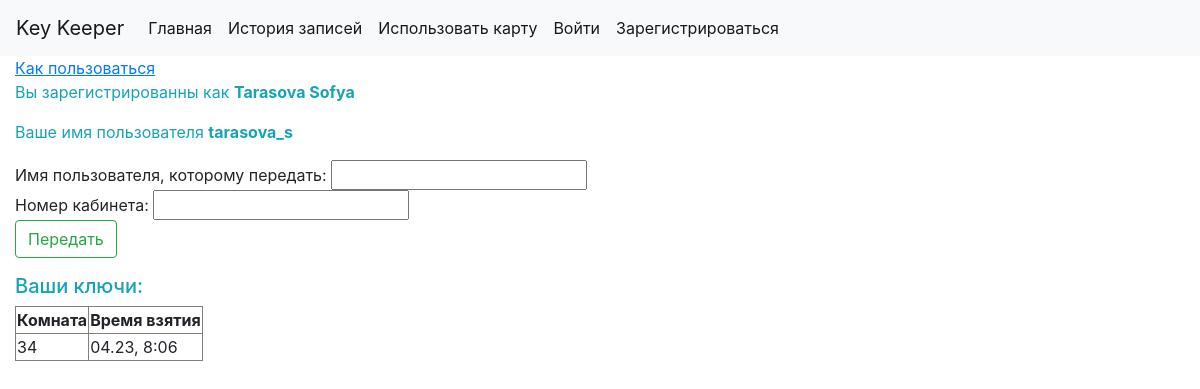
Page / (signed in) on the committed database.
### keeper/models.py (models this page shows, shortened)
class CustomUser(AbstractUser):
    card_id = models.IntegerField(default=8000000000)
    key_tran_last = models.IntegerField(default=-1)
    user_tran_last = models.CharField(max_length=255, default='никто')

class History(models.Model):
    key = models.IntegerField()
    time_cr = models.DateTimeField(default=datetime.datetime.now)
    user_id = models.ForeignKey(CustomUser, on_delete=models.CASCADE)
    active = models.CharField(max_length=100, default='Не сдан')
    time_back = models.DateTimeField(default=datetime.datetime.min)
    def month_cr(self):
        return self.time_cr.strftime('%m')
    def date_cr(self):
        return self.time_cr.strftime('%d')
    def hour_cr(self):
        return str((int(self.time_cr.strftime('%H')) + 3) % 24)  # it is a bug here (some keys may date for yesterday)
    def minute_cr(self):
        return self.time_cr.strftime('%M')

### keeper/views.py (the view)
# urls.py: path('', views.index, name='index'),
@login_required
def index(request):
    context = {}
    if request.method == 'POST':
        f = TransferForm(request.POST)
        if 'transfer_req' in request.POST:
            if f.is_valid():
                try:
                    tran_user = CustomUser.objects.filter(username=f.data['username']).get()
                    if tran_user != request.user:
                        try:
                            if tran_user.key_tran_last != -1:
                                tran_user_last = CustomUser.objects.filter(username=tran_user.user_tran_last).get()
                                hist = History.objects.filter(key=tran_user.key_tran_last, user_id=tran_user_last,
                                                              active='Ожидает передачи').get()
                                hist.active = 'Не сдан'
                                hist.save()
                                tran_user.key_tran_last = -1
                                tran_user.user_tran_last = 'никто'
                                tran_user.save()
                            hist = History.objects.filter(key=f.data['key_num'], user_id=request.user,
                                                          active='Не сдан').get()
                            hist.active = 'Ожидает передачи'
                            hist.save()
                            tran_user.user_tran_last = str(request.user.username)
                            tran_user.key_tran_last = f.data['key_num']
                            tran_user.save()
                            context['message'] = 'Ожидайте подтверждения'
                        except ObjectDoesNotExist:
                            context['message'] = 'У вас нет такого ключа'
                    else:
                        context['message'] = 'Нельзя передать ключ себе'
                except ObjectDoesNotExist:
                    context['message'] = 'Нет такого пользователя'
        elif 'accept' in request.POST:
            user_tran = CustomUser.objects.filter(username=request.user.user_tran_last).get()
            hist = History.objects.filter(key=request.user.key_tran_last, user_id=user_tran,
                                          active='Ожидает передачи').get()
            try:
                hist_check = History.objects.filter(key=request.user.key_tran_last, user_id=request.user,
                                                    active='Не сдан').get()
                context['message'] = 'У вас уже есть ключ от этого кабинета'
            except ObjectDoesNotExist:
                hist.active = 'Сдан'
                hist.time_back = datetime.datetime.now()
                hist.save()
                hist = History(key=request.user.key_tran_last, user_id=request.user, active='Не сдан')
                hist.save()
                request.user.key_tran_last = -1
                request.user.user_tran_last = 'никто'
                request.user.save()
                context['message'] = 'Вы получили ключ'
        elif 'reject' in request.POST:
            user_tran = CustomUser.objects.filter(username=request.user.user_tran_last).get()
            hist = History.objects.filter(key=request.user.key_tran_last, user_id=user_tran,
                                          active='Ожидает передачи').get()
            hist.active = 'Не сдан'
            hist.save()
            request.user.key_tran_last = -1
            request.user.user_tran_last = 'никто'
            request.user.save()
            context['message'] = 'Вы отказались получать ключ'
    else:
        f = TransferForm()
    key_list = History.objects.filter(user_id=request.user, active='Не сдан')
    context['key_list'] = key_list
    if request.user.key_tran_last != -1:
        context['key_receive'] = request.user.key_tran_last
        context['user_receive'] = request.user.user_tran_last
    context['form'] = f
    context['user_id'] = str(request.user.last_name) + ' ' + str(request.user.first_name)
    context['user_name'] = str(request.user.username)
    return render(request, 'transfer.html', context)

### keeper/forms.py
class TransferForm(forms.Form):
    username = forms.CharField(label='Имя пользователя, которому передать:', max_length=100, required=True)
    key_num = forms.IntegerField(label='Номер кабинета:', max_value=1000, required=True)

### keeper/templates/transfer.html (shortened to what this page needs)
<!DOCTYPE html>
<html lang="en">
<head>
    {% include "includes/head.html" %}
</head>
<body>
    {% include "includes/nav_bar.html" %}
    <div class="container-fluid">
        <a href="https://romanovkey.ru/docs/_build/html/overview.html#id6"><u>Как пользоваться</u></a>
        <p class="text-info">Вы зарегистрированны как <strong>{{ user_id }}</strong></p>
        <p class="text-info">Ваше имя пользователя <strong>{{ user_name }}</strong></p>
        <form method="POST" action="">
            {{ form.username.label }} {{ form.username }}
            <br>
            {{ form.key_num.label }} {{ form.key_num }}
            <br>
            <input type="submit" value="Передать" class="btn btn-outline-success" name="transfer_req">
        </form>
        {% if key_list %}
            <h5 class="text-info">Ваши ключи:</h5>
            <table border="1">
            <tr>
                <th>Комната</th>
                <th>Время взятия</th>
            </tr>
            {% for elem in key_list %}
                <tr><td>{{ elem.key }}</td>
                    <td>{{ elem.month_cr }}.{{ elem.date_cr }}, {{ elem.hour_cr }}:{{ elem.minute_cr }}</td></tr>
            {% endfor %}
            </table>
        {% else %}
            <p>На Вас не записано ни одного ключа</p>
        {% endif %}
    </div>
</body>
</html>

### rows in the picture
CustomUser: username "tarasova_s"
History: key "34", month_cr "04", date_cr "23", hour_cr "8", minute_cr "06"

### other values in the picture
{{ user_id }} "Tarasova Sofya"
